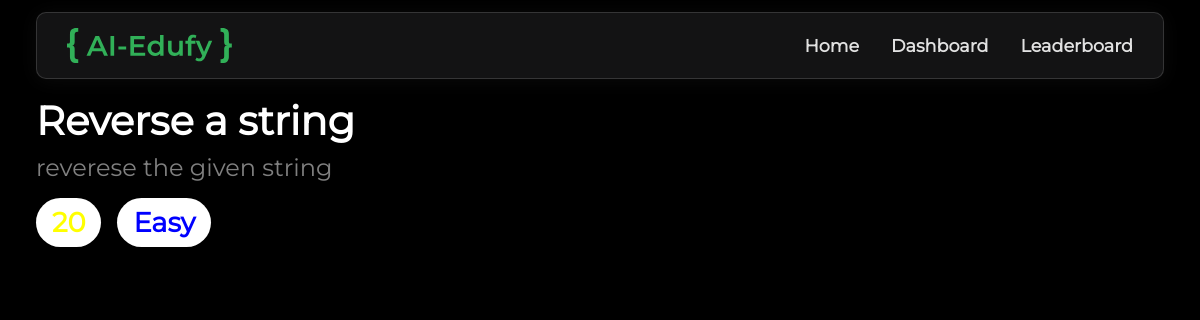
Screenshot of /question?id=1006 with the database file from the repository.
### tables this page shows
CREATE TABLE `QUESTIONS` (
  `id` int(11) NOT NULL,
  `title` varchar(255) NOT NULL,
  `description` text NOT NULL,
  `type` enum('easy','medium','hard') NOT NULL,
  `mentor_id` int(11) NOT NULL,
  `points` int(11) NOT NULL
);

### utils/tables.php (called while the page is built, shortened)
<?php
class BaseClass
{
    protected $dbcon;
    protected $tableName;
    function __construct($dbcon, $tableName)
    {
        $this->dbcon = $dbcon;
        $this->tableName = $tableName;
    }
    function select($columns = "*", $where = "")
    {
        $query = "SELECT $columns FROM $this->tableName";
        if (!empty($where)) {
            $query .= " WHERE $where";
        }
        $result = $this->dbcon->query($query);
        return $result;
    }
}
class Admin extends BaseClass
{
    function __construct($dbcon)
    {
        $createQuery = "CREATE TABLE IF NOT EXISTS " . $this->tableName . "(
            id INT PRIMARY KEY AUTO_INCREMENT,
            email VARCHAR(255) NOT NULL UNIQUE,
            password VARCHAR(255) NOT NULL
        ) AUTO_INCREMENT=1000";
    }
}
class Users extends BaseClass
{
    function __construct($dbcon)
    {
        $createQuery = "CREATE TABLE IF NOT EXISTS " . $this->tableName . "(
            id INT PRIMARY KEY AUTO_INCREMENT,
            profile_image TEXT NULL,
            name VARCHAR(255) NOT NULL,
            email VARCHAR(255) NOT NULL UNIQUE,
            password VARCHAR(255) NOT NULL,
            role ENUM('learner', 'mentor') NOT NULL
        ) AUTO_INCREMENT=1000";
    }
}
class Questions extends BaseClass
{
    function __construct($dbcon)
    {
        $createQuery = "CREATE TABLE IF NOT EXISTS " . $this->tableName . "(
            id INT PRIMARY KEY AUTO_INCREMENT,
            title VARCHAR(255) NOT NULL,
            description TEXT NOT NULL,
            type ENUM('easy', 'medium', 'hard') NOT NULL,
            mentor_id INT NOT NULL,
            points INT NOT NULL,
            FOREIGN KEY (mentor_id) REFERENCES USERS(id)
        ) AUTO_INCREMENT=1000";
    }
}
class TestCases extends BaseClass
{
    function __construct($dbcon)
    {
        $createQuery = "CREATE TABLE IF NOT EXISTS " . $this->tableName . "(
            id INT PRIMARY KEY AUTO_INCREMENT,
            input VARCHAR(255) NOT NULL,
            output VARCHAR(255) NOT NULL,
            question_id INT NOT NULL,
            FOREIGN KEY (question_id) REFERENCES QUESTIONS(id)
        ) AUTO_INCREMENT=1000";
    }
}
class CompletedQuestions extends BaseClass
{
    function __construct($dbcon)
    {
        $createQuery = "CREATE TABLE IF NOT EXISTS " . $this->tableName . "(
            learner_id INT NOT NULL,
            question_id INT NOT NULL,
            FOREIGN KEY (learner_id) REFERENCES USERS(id),
            FOREIGN KEY (question_id) REFERENCES QUESTIONS(id)
        )";
    }
}
?>

### utils/user.php (called while the page is built, shortened)
<?php
class User
{
    public function __construct($dbcon)
    {
        $this->admin = new Admin($dbcon);
        $this->users = new Users($dbcon);
        $this->question = new Questions($dbcon);
    }
}

### utils/connect.php (called while the page is built, shortened)
<?php
include_once("tables.php");
include_once("user.php");
$dbcon = createDb("localhost", "root", "", "aiEdufy");
$user = new User($dbcon);
?>

### question/index.php (the view, shortened to what this page needs)
<?php
$questionId = $_GET['id'];
include_once('../utils/connect.php');
$result = $user->question->select('*', "id = $questionId");
$questionDetails = $result->fetch_assoc();
?>
<!DOCTYPE html>
<html lang="en">
<head>
    <link rel="stylesheet" href="../styles/global.css">
    <link rel="stylesheet" href="../styles/question-page.css">
</head>
<body id="question-page">
    <?php
    include('../users/learner/header.php');
    ?>
    <main>
        <div class="question-container">
            <div class="question-title">
                <?php echo $questionDetails['title']; ?>
            </div>
            <div class="question-desc">
                <?php echo $questionDetails['description']; ?>
            </div>
            <div class="question-tags">
                <div class="question-points">
                    <?php echo $questionDetails['points']; ?>
                </div>
                <div class="question-type">
                    <?php echo $questionDetails['type']; ?>
                </div>
            </div>
        </div>
    </main>
</body>
</html>

### styles/global.css (style rules this page uses)
* { margin: 0; padding: 0; box-sizing: border-box; font-family: "Montserraat"; }
:root { --font-size: 1rem; --btn-primary-bg: #31b058; --btn-primary-bg-hover: #29c215; --btn-red-bg: red; --btn-red-hover-bg: rgb(255, 109, 109); --default-border: 0.5px solid rgba(190, 190, 190, 0.2); --default-box-shadow: 0px 2px 20px rgba(219, 219, 219, 0.051); --header-bg: #131314; --header-text-color: #e1e1e1; --header-text-hover-color: #31b058; --form-bg: var(--header-bg); --body-bg: rgb(0, 0, 0); --text-color: rgb(255, 255, 255); --place-holder-color: var(--text-color) / 10%; }
body { background-size: cover; background-position: center center; background-repeat: repeat; }
body { min-height: 100vh; width: 100vw; overflow-x: hidden; background-color: var(--body-bg); color: var(--text-color); }

### rows the page displays
questions: title "Reverse a string", description "reverese the given string", points "20", type "Easy"

### other values shown
$navItem["text"] "Home"
$navItem["text"] "Dashboard"
$navItem["text"] "Leaderboard"
